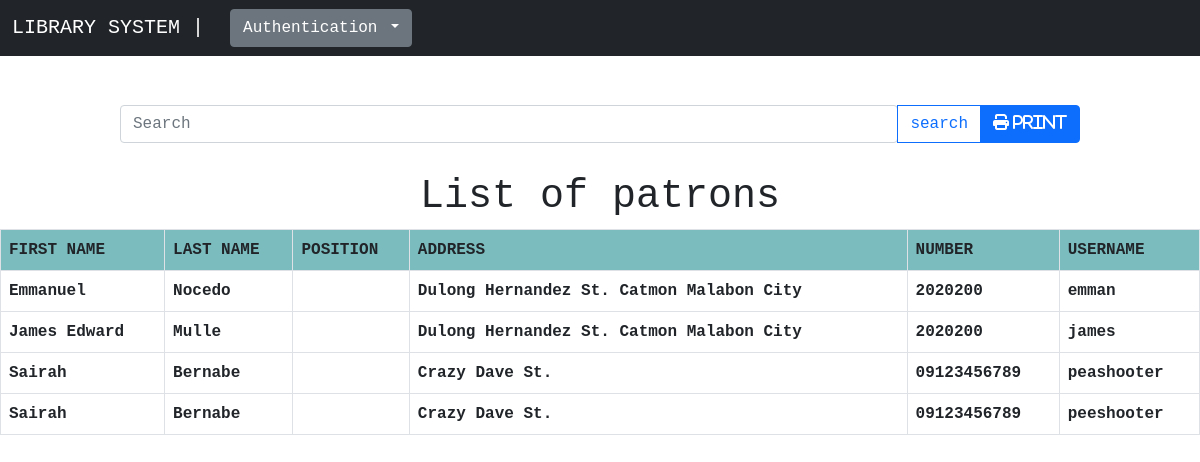
The page /admin/user_information.php on the database its author committed.
### tables this page shows
CREATE TABLE IF NOT EXISTS `user` (
  `id` int(11) NOT NULL AUTO_INCREMENT,
  `first` varchar(50) NOT NULL,
  `last` varchar(50) NOT NULL,
  `address` varchar(100) NOT NULL,
  `num` varchar(11) NOT NULL,
  `username` varchar(50) NOT NULL,
  `password` varchar(50) NOT NULL,
  PRIMARY KEY (`id`)
);

### admin/user_information.php (the view, shortened to what this page needs)
<?php
	include "navbar.php";
?>
<!DOCTYPE html>
<html>
<head>
</head>
<body>
<form class="navbar-form" method="post" name="form1">
<div class="input-group">
  <input type="search" class="form-control rounded" name="search" placeholder="Search" aria-label="Search" aria-describedby="search-addon" required="">
  <button type="submit" name="submit" class="btn btn-outline-primary">search</button>
  <button class="btn btn-primary" onclick="myFunction()"><i class="fa-solid fa-print"> print</i></button>
</div>
</form>
	<h1 style="text-align: center; font-family: courier; margin-top: 30px; ">List of patrons</h1>
	<?php
		if(isset($_POST['submit'])) {
			$q = mysqli_query($db, "SELECT * FROM `user` WHERE `first` like '%$_POST[search]%' OR `last`like '%$_POST[search]%' OR `address` like '%$_POST[search]%' OR `username`like '%$_POST[search]%' ");
			if(mysqli_num_rows($q)==0) {
				?>
				<div class="alert alert-dark" role="alert" style="margin: 0; text-align: center; font-weight: bold;">
  			Sorry! No user found. Try to search again.
				</div>
				<?php
			}
			else {
			echo "<table class = 'table table-bordered table-hover'>";
				echo "<tr style = 'background-color: #6db6b9e6;'>";
					echo "<th>";		echo "FIRST NAME";	echo "</th>";
					echo "<th>";		echo "LAST NAME";		echo "</th>";
					echo "<th>";		echo "POSITION";		echo "</th>";
					echo "<th>";		echo "ADDRESS";			echo "</th>";
					echo "<th>";		echo "NUMBER";			echo "</th>";
					echo "<th>";		echo "USERNAME";		echo "</th>";
				echo "</tr>";
			while($rows = mysqli_fetch_assoc($q)) {
				echo "<tr>";
					echo "<td>";	echo $rows['first'];		echo "</td>";
					echo "<td>";	echo $rows['last'];			echo "</td>";
					echo "<td>";	echo $rows['position'];	echo "</td>";
					echo "<td>";	echo $rows['address'];	echo "</td>";
					echo "<td>";	echo $rows['num'];			echo "</td>";
					echo "<td>";	echo $rows['username'];	echo "</td>";
				echo "</tr>";
			}
			echo "</table>";
				}
			}
			else {
		$res = mysqli_query($db,"SELECT * FROM `user` ORDER BY `user`. `first` ASC;");
		echo "<table class = 'table table-bordered table-hover'>";
		echo "<tr style = 'background-color: #6db6b9e6;'>";
					echo "<th>";		echo "FIRST NAME";		echo "</th>";
					echo "<th>";		echo "LAST NAME";			echo "</th>";
					echo "<th>";		echo "POSITION";		echo "</th>";
					echo "<th>";		echo "ADDRESS";				echo "</th>";
					echo "<th>";		echo "NUMBER";				echo "</th>";
					echo "<th>";		echo "USERNAME";			echo "</th>";
		echo "</tr>";
		while($rows = mysqli_fetch_assoc($res)) {
			echo "<tr>";
					echo "<td>";	echo $rows['first'];			echo "</td>";
					echo "<td>";	echo $rows['last'];				echo "</td>";
					echo "<td>";	echo $rows['position'];	echo "</td>";
					echo "<td>";	echo $rows['address'];		echo "</td>";
					echo "<td>";	echo $rows['num'];				echo "</td>";
					echo "<td>";	echo $rows['username'];		echo "</td>";
			echo "</tr>";
		}
		echo "</table>";
			}
	?>
</body>
</html>

### admin/navbar.php (style rules this page uses)
body { padding-top: 45px; }

### admin/user_information.php (style rules this page uses)
body { font-family: courier; transition: background-color .5s; }
.input-group { display: flex; width: 80%; margin: 5% 0% 0% 10%; }
.table { font-weight: bold; table-layout: auto; }

### rows shown on the page
user: first "Emmanuel", last "Nocedo", address "Dulong Hernandez St. Catmon Malabon City", num "2020200", username "emman"
user: first "James Edward", last "Mulle", address "Dulong Hernandez St. Catmon Malabon City", num "2020200", username "james"
user: first "Sairah", last "Bernabe", address "Crazy Dave St.", num "09123456789", username "peashooter"
user: first "Sairah", last "Bernabe", address "Crazy Dave St.", num "09123456789", username "peeshooter"
